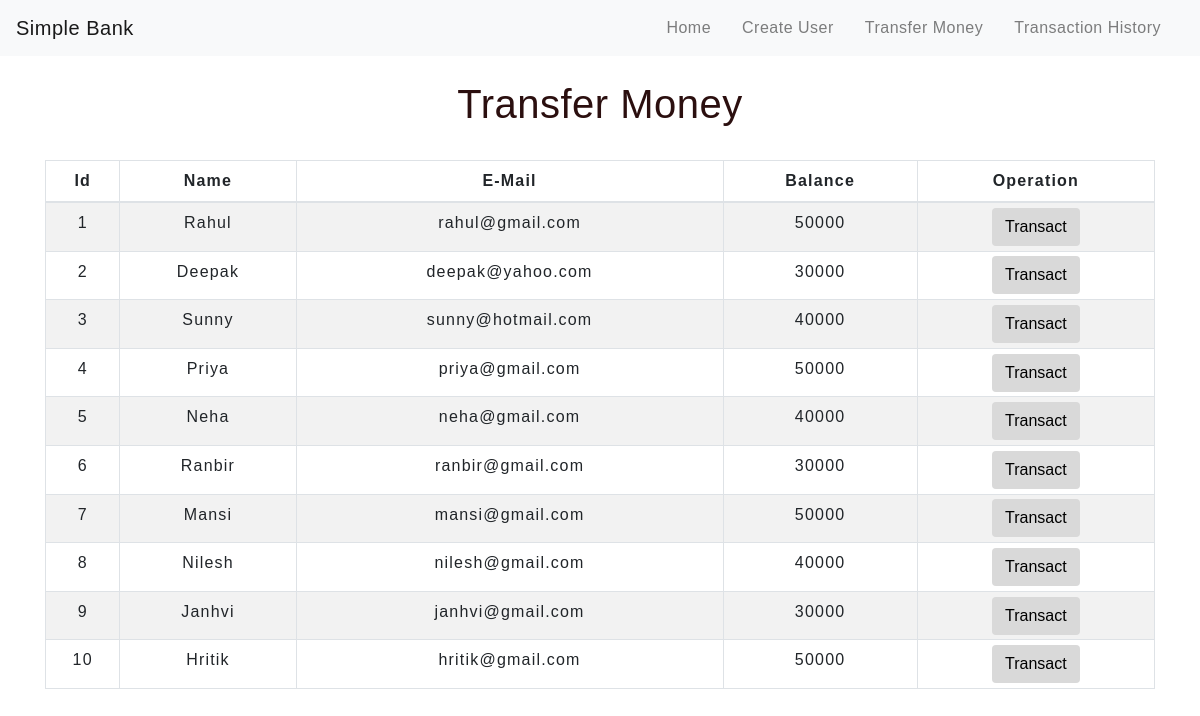
The app's page /transfermoney.php with its own data.
### tables this page shows
CREATE TABLE `users` (
  `id` int(3) NOT NULL,
  `name` text NOT NULL,
  `email` varchar(30) NOT NULL,
  `balance` int(8) NOT NULL
);

### transfermoney.php (the view, shortened to what this page needs)
<!DOCTYPE html>
<html lang="en">
<head>
    <link rel="stylesheet" href="https://maxcdn.bootstrapcdn.com/bootstrap/4.0.0/css/bootstrap.min.css">
    <link rel="stylesheet" type="text/css" href="css/table.css">
    <link rel="stylesheet" type="text/css" href="css/navbar.css">
</head>
<body>
<?php
    include 'config.php';
    $sql = "SELECT * FROM users";
    $result = mysqli_query($conn,$sql);
?>
<?php
  include 'navbar.php';
?>
<div class="container">
        <h2 class="text-center pt-4">Transfer Money</h2>
        <br>
            <div class="row">
                <div class="col">
                    <div class="table-responsive-sm">
                    <table class="table table-hover table-sm table-striped table-condensed table-bordered">
                        <thead>
                            <tr>
                            <th scope="col" class="text-center py-2">Id</th>
                            <th scope="col" class="text-center py-2">Name</th>
                            <th scope="col" class="text-center py-2">E-Mail</th>
                            <th scope="col" class="text-center py-2">Balance</th>
                            <th scope="col" class="text-center py-2">Operation</th>
                            </tr>
                        </thead>
                        <tbody>
                <?php
                    while($rows=mysqli_fetch_assoc($result)){
                ?>
                    <tr>
                        <td class="py-2"><?php echo $rows['id'] ?></td>
                        <td class="py-2"><?php echo $rows['name']?></td>
                        <td class="py-2"><?php echo $rows['email']?></td>
                        <td class="py-2"><?php echo $rows['balance']?></td>
                        <td><a href="selecteduserdetail.php?id= <?php echo $rows['id'] ;?>"> <button type="button" class="btn">Transact</button></a></td>
                    </tr>
                <?php
                    }
                ?>
                        </tbody>
                    </table>
                    </div>
                </div>
            </div>
         </div>
</body>
</html>

### navbar.php (shortened to what this page needs)
<nav class="navbar navbar-expand-md navbar-light bg-light">
<a class="navbar-brand" href="index.php">Simple Bank</a>
<div class="collapse navbar-collapse" id="collapsibleNavbar">
      <ul class="navbar-nav ml-auto">
        <li class="nav-item">
          <a class="nav-link" href="index.php">Home</a>
        </li>
        <li class="nav-item">
          <a class="nav-link" href="createuser.php">Create User</a>
        </li>
        <li class="nav-item">
          <a class="nav-link" href="transfermoney.php">Transfer Money</a>
        </li>
        <li class="nav-item">
          <a class="nav-link" href="transactionhistory.php">Transaction History</a>
        </li>
    </div>
 </nav>

### css/table.css (style rules this page uses)
* { padding: 0; margin: 0; box-sizing: border-box; font-family: sans-serif; }
h2 { font-size: 40px; }
table { letter-spacing: 1.2px; }
td { text-align: center; }
button { border:none; background: #d9d9d9; transition: 1s; }

### css/navbar.css (style rules this page uses)
.nav-link { margin-right: 15px; color:#2F363F; letter-spacing: 0.5px; transition: 0.5s; }
.navbar-brand { color: #bb5656; letter-spacing: 0.5px; }
h2 { color: #2b0f0f; letter-spacing: 0.5px; font-family: Arial, Helvetica, sans-serif; }

### transfermoney.php (style rules this page uses)
button { transition: 1.5s; }

### records on screen
users: id "1", name "Rahul", email "rahul@gmail.com", balance "50000"
users: id "2", name "Deepak", email "deepak@yahoo.com", balance "30000"
users: id "3", name "Sunny", email "sunny@hotmail.com", balance "40000"
users: id "4", name "Priya", email "priya@gmail.com", balance "50000"
users: id "5", name "Neha", email "neha@gmail.com", balance "40000"
users: id "6", name "Ranbir", email "ranbir@gmail.com", balance "30000"
users: id "7", name "Mansi", email "mansi@gmail.com", balance "50000"
users: id "8", name "Nilesh", email "nilesh@gmail.com", balance "40000"
users: id "9", name "Janhvi", email "janhvi@gmail.com", balance "30000"
users: id "10", name "Hritik", email "hritik@gmail.com", balance "50000"
